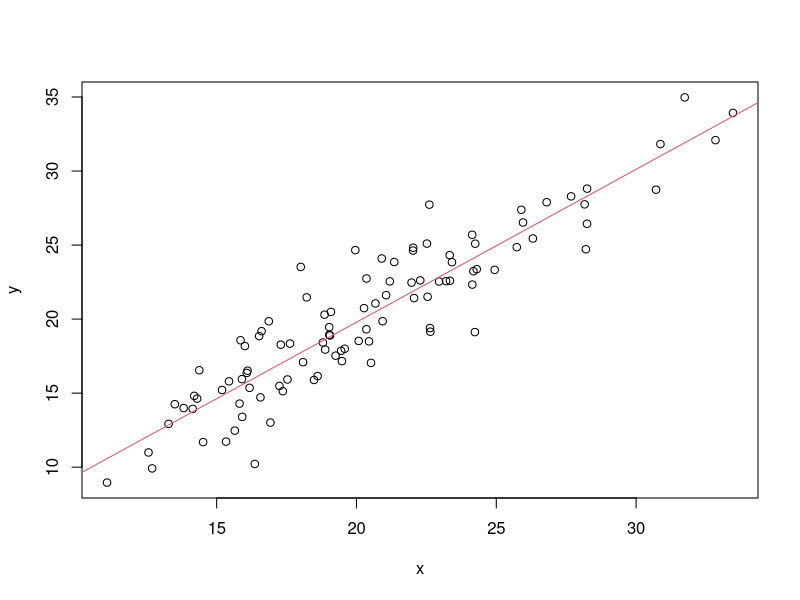

Reproduce this figure in R.
x = rnorm(100, mean = 20, sd = 5)
y = x + rnorm(100, mean = 0, sd = 2)

fit = lm(y ~ x)

summary(fit)

plot(x,y)
abline(fit, col=2)

getwd()
list.files()